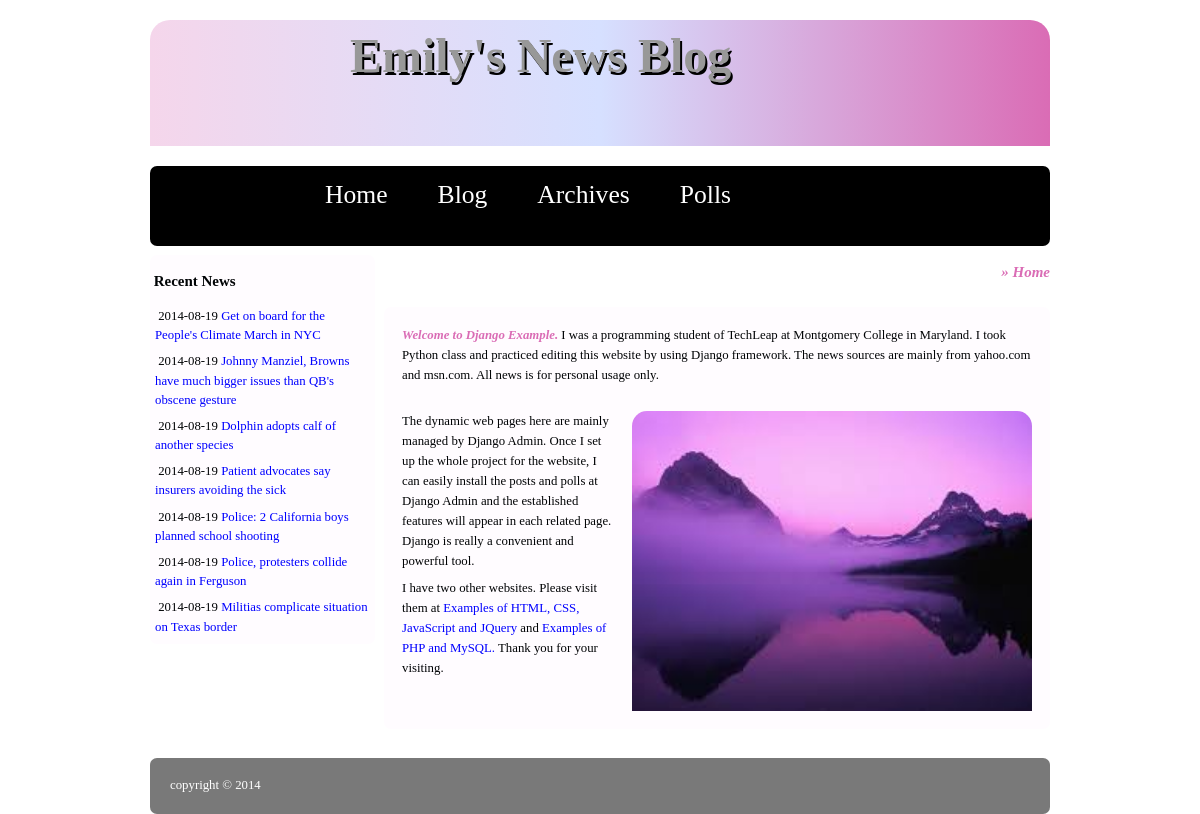
The page / on the database its author committed.
### blog/models.py (models this page shows, shortened)
class Post(models.Model):
	title = models.CharField(max_length = 140)
	body = models.TextField()
	date = models.DateTimeField()

### blog/templates/home.html (shortened to what this page needs)
{% extends "base.html" %}
{% block content %}
<aside class="sideInfo">
		<article>
			<h3>&nbsp;Recent News</h3>
			{% for post in object_list %}
			<p>&nbsp;{{ post.date|date:"Y-m-d"}}&nbsp;<a href="/blog/{{post.id}}">{{ post.title}}</a>&nbsp;</p>
			{% endfor %}
		</article>
</aside>
<h3 style="color:#DA6CB5; " align="right"><i>&raquo; Home </i></h3>
<div class="mainContent">
<section>
<div class="content">
<p><strong style="color:#DA6CB5"><i>Welcome to Django Example.</i></strong> I was a programming student of TechLeap at Montgomery College in Maryland. I took Python class and
		practiced editing this website by using Django framework. The news sources are mainly from yahoo.com and msn.com. All news is for personal usage only.
</p> <br>
<img  class="homeimg" src="/static/img/mountain.jpg" alt="Flower" width=400 height=300 >
		<p> The dynamic web pages here are mainly managed by Django Admin. Once I set up the whole project for the website,
		I can easily install the posts and polls at Django Admin and the established features will
		appear in each related page. Django is really a convenient and powerful tool.
</p>
<p>I have two other websites. Please visit them at <a style="color:blue;" href=" http://htmlcssjavascript-emilymarinovich.rhcloud.com/" target="_blank">Examples of HTML, CSS, JavaScript and JQuery</a> and
<a style="color:blue;" href=" http://phpmysql-emilymarinovich.rhcloud.com/ " target="_blank" >Examples of PHP and MySQL.</a>
 Thank you for your visiting.
</p>
</div>
	</section>
	</div>
<br/><br/>
{% endblock %}

### blog/templates/base.html (shortened to what this page needs)
 <!DOCTYPE html>
<html lang="en">
<head>
	<link rel="stylesheet" href="/static/css/styles.css" type="text/css" />
</head>
<body class="body">
	<header class="mainHead">
		<p class="logoText"><span class="mainHeader">Emily's News Blog</span></p>
			<nav><ul>
				<li><a href="/">Home</a></li>
				<li><a href="/blog/">Blog</a></li>
				<li><a href="/blog/archieves">Archives</a></li>
				<li><a href="/polls/">Polls</a><li>
			</ul></nav>
	</header>
	{% block content%}
	{% endblock %}
	<footer class="mainFooter">
		<p>copyright &copy; 2014</p>
	</footer>
</body>
</html>

### static/css/styles.css (style rules this page uses)
body { color:#000305; font-size: 80%; font-family: "Lucida Sans Unicode"; line-height: 1.5; text-align: left; }
a { text-decoration: none; }
a:link, a:visited { color:black; }
.body { margin: 15px auto; width: 75%; clear: both; }
.mainHead nav { background-color: black; height: 80px; border-radius: 7px; -webkit-border-radius: 7px; -moz-border-radius: 7px; }
.mainHead nav ul { list-style: none; margin: 0 auto; margin-left: 150px; }
.mainHead nav ul li { float: left; display: inline; font-size: 200%; }
.mainHead nav a:link, .mainHead nav a:visited { color: #FFF; display: inline-block; padding: 10px 25px; height: 60px; }
.logoText { margin-top: 20px; margin-bottom: 20px; color: black; padding-bottom: 2em; background: linear-gradient(to right,#F5D6EB, #D6E0FF,#DA6CB5); border-top-left-radius: 20px; border-top-right-radius: 20px; height: 100px; }
.mainHeader { font-size: 375%; font-family: "Lucida Handwriting", cursive; font-weight: bold; color: #989898; text-shadow: 2px 3px 0 black; margin-left: 200px; margin-top: 50px; }
.sideInfo { width: 25%; float: left; margin: 1% 0% 1% 0%; border-radius: 7px; -webkit-border-radius: 7px; -moz-border-radius: 7px; background-color: #FFFCFF; }
.sideInfo p { margin-left: 5px; margin-right: 5px; margin-bottom: 7px; }
.sideInfo a:link, .sideInfo a:visited { color: blue; }
.mainContent { line-height: 20px; border-radius: 7px; -webkit-border-radius: 7px; -moz-border-radius: 7px; background-color: #FFFCFF; }
.content { width: 70%; float: right; padding: 2% 2%; background-color: #FFFCFF; margin: 1% 0% 1% 1%; border-radius: 7px; -webkit-border-radius: 7px; -moz-border-radius: 7px; }
.mainFooter { margin-top: 20px; width: 100%; float: left; border-radius: 7px; -webkit-border-radius: 7px; -moz-border-radius: 7px; background-color: #797979; }
.mainFooter p { width: 100%; margin: 2% auto; color: #fff; margin-left: 20px; }
section, aside, h1, h2, p, ul { margin: 0; padding: 0; }
section img { float: right; margin-left: 20px; }
section p { padding-bottom: 0.5em; }
section strong { color: #005000; }
.homeimg { border-top-left-radius: 15px; border-top-right-radius: 15px; }

### rows shown on the page
Post: date "2014-08-19", title "Get on board for the People's Climate March in NYC"
Post: date "2014-08-19", title "Johnny Manziel, Browns have much bigger issues than QB's obscene gesture"
Post: date "2014-08-19", title "Dolphin adopts calf of another species"
Post: date "2014-08-19", title "Patient advocates say insurers avoiding the sick"
Post: date "2014-08-19", title "Police: 2 California boys planned school shooting"
Post: date "2014-08-19", title "Police, protesters collide again in Ferguson"
Post: date "2014-08-19", title "Militias complicate situation on Texas border"
